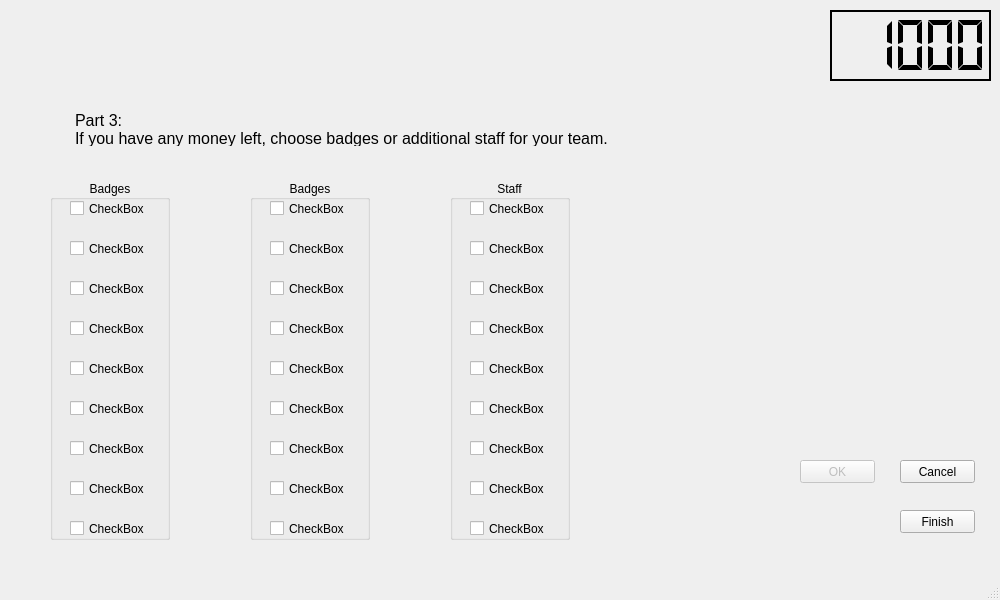
<?xml version="1.0" encoding="UTF-8"?>
<ui version="4.0">
 <class>SubWindow3</class>
 <widget class="QMainWindow" name="SubWindow3">
  <property name="geometry">
   <rect>
    <x>0</x>
    <y>0</y>
    <width>1000</width>
    <height>600</height>
   </rect>
  </property>
  <property name="windowTitle">
   <string>MainWindow</string>
  </property>
  <widget class="QWidget" name="centralwidget">
   <widget class="QGroupBox" name="Staff">
    <property name="geometry">
     <rect>
      <x>450</x>
      <y>180</y>
      <width>120</width>
      <height>360</height>
     </rect>
    </property>
    <property name="title">
     <string>Staff</string>
    </property>
    <property name="alignment">
     <set>Qt::AlignCenter</set>
    </property>
    <property name="flat">
     <bool>false</bool>
    </property>
    <widget class="QCheckBox" name="checkBox_16">
     <property name="geometry">
      <rect>
       <x>20</x>
       <y>20</y>
       <width>100</width>
       <height>17</height>
      </rect>
     </property>
     <property name="text">
      <string>CheckBox</string>
     </property>
    </widget>
    <widget class="QCheckBox" name="checkBox_17">
     <property name="geometry">
      <rect>
       <x>20</x>
       <y>60</y>
       <width>100</width>
       <height>17</height>
      </rect>
     </property>
     <property name="text">
      <string>CheckBox</string>
     </property>
    </widget>
    <widget class="QCheckBox" name="checkBox_18">
     <property name="geometry">
      <rect>
       <x>20</x>
       <y>100</y>
       <width>100</width>
       <height>17</height>
      </rect>
     </property>
     <property name="text">
      <string>CheckBox</string>
     </property>
    </widget>
    <widget class="QCheckBox" name="checkBox_19">
     <property name="geometry">
      <rect>
       <x>20</x>
       <y>140</y>
       <width>100</width>
       <height>17</height>
      </rect>
     </property>
     <property name="text">
      <string>CheckBox</string>
     </property>
    </widget>
    <widget class="QCheckBox" name="checkBox_20">
     <property name="geometry">
      <rect>
       <x>20</x>
       <y>180</y>
       <width>100</width>
       <height>17</height>
      </rect>
     </property>
     <property name="text">
      <string>CheckBox</string>
     </property>
    </widget>
    <widget class="QCheckBox" name="checkBox_21">
     <property name="geometry">
      <rect>
       <x>20</x>
       <y>220</y>
       <width>100</width>
       <height>17</height>
      </rect>
     </property>
     <property name="text">
      <string>CheckBox</string>
     </property>
    </widget>
    <widget class="QCheckBox" name="checkBox_22">
     <property name="geometry">
      <rect>
       <x>20</x>
       <y>260</y>
       <width>100</width>
       <height>17</height>
      </rect>
     </property>
     <property name="text">
      <string>CheckBox</string>
     </property>
    </widget>
    <widget class="QCheckBox" name="checkBox_23">
     <property name="geometry">
      <rect>
       <x>20</x>
       <y>300</y>
       <width>100</width>
       <height>17</height>
      </rect>
     </property>
     <property name="text">
      <string>CheckBox</string>
     </property>
    </widget>
    <widget class="QCheckBox" name="checkBox_24">
     <property name="geometry">
      <rect>
       <x>20</x>
       <y>340</y>
       <width>100</width>
       <height>17</height>
      </rect>
     </property>
     <property name="text">
      <string>CheckBox</string>
     </property>
    </widget>
   </widget>
   <widget class="QPushButton" name="Finish">
    <property name="geometry">
     <rect>
      <x>900</x>
      <y>510</y>
      <width>75</width>
      <height>23</height>
     </rect>
    </property>
    <property name="text">
     <string>Finish</string>
    </property>
    <property name="default">
     <bool>false</bool>
    </property>
   </widget>
   <widget class="QGroupBox" name="Badges_2">
    <property name="geometry">
     <rect>
      <x>250</x>
      <y>180</y>
      <width>120</width>
      <height>360</height>
     </rect>
    </property>
    <property name="acceptDrops">
     <bool>false</bool>
    </property>
    <property name="title">
     <string>Badges</string>
    </property>
    <property name="alignment">
     <set>Qt::AlignCenter</set>
    </property>
    <property name="flat">
     <bool>false</bool>
    </property>
    <widget class="QCheckBox" name="checkBox_7">
     <property name="geometry">
      <rect>
       <x>20</x>
       <y>20</y>
       <width>100</width>
       <height>17</height>
      </rect>
     </property>
     <property name="text">
      <string>CheckBox</string>
     </property>
    </widget>
    <widget class="QCheckBox" name="checkBox_8">
     <property name="geometry">
      <rect>
       <x>20</x>
       <y>60</y>
       <width>100</width>
       <height>17</height>
      </rect>
     </property>
     <property name="text">
      <string>CheckBox</string>
     </property>
    </widget>
    <widget class="QCheckBox" name="checkBox_9">
     <property name="geometry">
      <rect>
       <x>20</x>
       <y>100</y>
       <width>100</width>
       <height>17</height>
      </rect>
     </property>
     <property name="text">
      <string>CheckBox</string>
     </property>
    </widget>
    <widget class="QCheckBox" name="checkBox_10">
     <property name="geometry">
      <rect>
       <x>20</x>
       <y>140</y>
       <width>100</width>
       <height>17</height>
      </rect>
     </property>
     <property name="text">
      <string>CheckBox</string>
     </property>
    </widget>
    <widget class="QCheckBox" name="checkBox_11">
     <property name="geometry">
      <rect>
       <x>20</x>
       <y>180</y>
       <width>100</width>
       <height>17</height>
      </rect>
     </property>
     <property name="text">
      <string>CheckBox</string>
     </property>
    </widget>
    <widget class="QCheckBox" name="checkBox_12">
     <property name="geometry">
      <rect>
       <x>20</x>
       <y>220</y>
       <width>100</width>
       <height>17</height>
      </rect>
     </property>
     <property name="text">
      <string>CheckBox</string>
     </property>
    </widget>
    <widget class="QCheckBox" name="checkBox_13">
     <property name="geometry">
      <rect>
       <x>20</x>
       <y>260</y>
       <width>100</width>
       <height>17</height>
      </rect>
     </property>
     <property name="text">
      <string>CheckBox</string>
     </property>
    </widget>
    <widget class="QCheckBox" name="checkBox_14">
     <property name="geometry">
      <rect>
       <x>20</x>
       <y>300</y>
       <width>100</width>
       <height>17</height>
      </rect>
     </property>
     <property name="text">
      <string>CheckBox</string>
     </property>
    </widget>
    <widget class="QCheckBox" name="checkBox_15">
     <property name="geometry">
      <rect>
       <x>20</x>
       <y>340</y>
       <width>100</width>
       <height>17</height>
      </rect>
     </property>
     <property name="text">
      <string>CheckBox</string>
     </property>
    </widget>
   </widget>
   <widget class="QFrame" name="frame">
    <property name="geometry">
     <rect>
      <x>70</x>
      <y>110</y>
      <width>691</width>
      <height>61</height>
     </rect>
    </property>
    <property name="font">
     <font>
      <pointsize>12</pointsize>
     </font>
    </property>
    <property name="frameShape">
     <enum>QFrame::NoFrame</enum>
    </property>
    <property name="frameShadow">
     <enum>QFrame::Sunken</enum>
    </property>
    <widget class="QLabel" name="label">
     <property name="geometry">
      <rect>
       <x>5</x>
       <y>0</y>
       <width>471</width>
       <height>21</height>
      </rect>
     </property>
     <property name="text">
      <string>Part 3: </string>
     </property>
    </widget>
    <widget class="QLabel" name="label_2">
     <property name="geometry">
      <rect>
       <x>5</x>
       <y>20</y>
       <width>681</width>
       <height>16</height>
      </rect>
     </property>
     <property name="text">
      <string>If you have any money left, choose badges or additional staff for your team.</string>
     </property>
    </widget>
   </widget>
   <widget class="QPushButton" name="OK">
    <property name="enabled">
     <bool>false</bool>
    </property>
    <property name="geometry">
     <rect>
      <x>800</x>
      <y>460</y>
      <width>75</width>
      <height>23</height>
     </rect>
    </property>
    <property name="text">
     <string>OK</string>
    </property>
    <property name="default">
     <bool>true</bool>
    </property>
    <property name="flat">
     <bool>false</bool>
    </property>
   </widget>
   <widget class="QLCDNumber" name="MoneyLeft">
    <property name="enabled">
     <bool>true</bool>
    </property>
    <property name="geometry">
     <rect>
      <x>830</x>
      <y>10</y>
      <width>161</width>
      <height>71</height>
     </rect>
    </property>
    <property name="font">
     <font>
      <kerning>true</kerning>
     </font>
    </property>
    <property name="cursor">
     <cursorShape>ForbiddenCursor</cursorShape>
    </property>
    <property name="frameShadow">
     <enum>QFrame::Plain</enum>
    </property>
    <property name="lineWidth">
     <number>2</number>
    </property>
    <property name="smallDecimalPoint">
     <bool>false</bool>
    </property>
    <property name="segmentStyle">
     <enum>QLCDNumber::Flat</enum>
    </property>
    <property name="intValue" stdset="0">
     <number>1000</number>
    </property>
   </widget>
   <widget class="QPushButton" name="Cancel">
    <property name="geometry">
     <rect>
      <x>900</x>
      <y>460</y>
      <width>75</width>
      <height>23</height>
     </rect>
    </property>
    <property name="text">
     <string>Cancel</string>
    </property>
    <property name="default">
     <bool>false</bool>
    </property>
   </widget>
   <widget class="QGroupBox" name="Badges">
    <property name="geometry">
     <rect>
      <x>50</x>
      <y>180</y>
      <width>120</width>
      <height>360</height>
     </rect>
    </property>
    <property name="title">
     <string>Badges</string>
    </property>
    <property name="alignment">
     <set>Qt::AlignCenter</set>
    </property>
    <property name="flat">
     <bool>false</bool>
    </property>
    <property name="checkable">
     <bool>false</bool>
    </property>
    <property name="checked">
     <bool>false</bool>
    </property>
    <widget class="QCheckBox" name="checkBox">
     <property name="geometry">
      <rect>
       <x>20</x>
       <y>20</y>
       <width>100</width>
       <height>17</height>
      </rect>
     </property>
     <property name="text">
      <string>CheckBox</string>
     </property>
    </widget>
    <widget class="QCheckBox" name="checkBox_2">
     <property name="geometry">
      <rect>
       <x>20</x>
       <y>60</y>
       <width>100</width>
       <height>17</height>
      </rect>
     </property>
     <property name="text">
      <string>CheckBox</string>
     </property>
    </widget>
    <widget class="QCheckBox" name="checkBox_3">
     <property name="geometry">
      <rect>
       <x>20</x>
       <y>100</y>
       <width>100</width>
       <height>17</height>
      </rect>
     </property>
     <property name="text">
      <string>CheckBox</string>
     </property>
    </widget>
    <widget class="QCheckBox" name="checkBox_4">
     <property name="geometry">
      <rect>
       <x>20</x>
       <y>140</y>
       <width>100</width>
       <height>17</height>
      </rect>
     </property>
     <property name="text">
      <string>CheckBox</string>
     </property>
    </widget>
    <widget class="QCheckBox" name="checkBox_5">
     <property name="geometry">
      <rect>
       <x>20</x>
       <y>180</y>
       <width>100</width>
       <height>17</height>
      </rect>
     </property>
     <property name="text">
      <string>CheckBox</string>
     </property>
    </widget>
    <widget class="QCheckBox" name="checkBox_6">
     <property name="geometry">
      <rect>
       <x>20</x>
       <y>220</y>
       <width>100</width>
       <height>17</height>
      </rect>
     </property>
     <property name="text">
      <string>CheckBox</string>
     </property>
    </widget>
    <widget class="QCheckBox" name="checkBox_25">
     <property name="geometry">
      <rect>
       <x>20</x>
       <y>260</y>
       <width>100</width>
       <height>17</height>
      </rect>
     </property>
     <property name="text">
      <string>CheckBox</string>
     </property>
    </widget>
    <widget class="QCheckBox" name="checkBox_26">
     <property name="geometry">
      <rect>
       <x>20</x>
       <y>300</y>
       <width>100</width>
       <height>17</height>
      </rect>
     </property>
     <property name="text">
      <string>CheckBox</string>
     </property>
    </widget>
    <widget class="QCheckBox" name="checkBox_27">
     <property name="geometry">
      <rect>
       <x>20</x>
       <y>340</y>
       <width>100</width>
       <height>17</height>
      </rect>
     </property>
     <property name="text">
      <string>CheckBox</string>
     </property>
    </widget>
   </widget>
  </widget>
  <widget class="QMenuBar" name="menubar">
   <property name="geometry">
    <rect>
     <x>0</x>
     <y>0</y>
     <width>1000</width>
     <height>21</height>
    </rect>
   </property>
  </widget>
  <widget class="QStatusBar" name="statusbar"/>
 </widget>
 <resources/>
 <connections/>
</ui>
